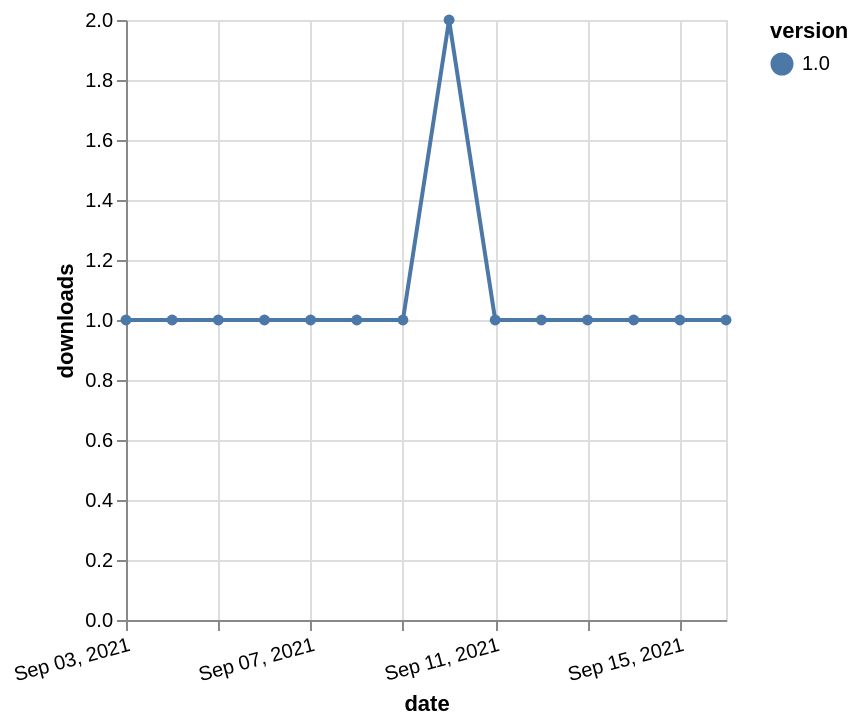

Here is the Vega-Lite specification saved for this chart:
### Vega-Lite specification from a JSON file in a GitHub repository (floating-point values rounded to 4 significant figures)
{"$schema": "https://vega.github.io/schema/vega-lite/v5.json", "description": "A simple bar chart with embedded data.", "data": {"values": [{"date": "2021-09-03", "total": 160, "delta": 1, "version": "1.0"}, {"date": "2021-09-04", "total": 161, "delta": 1, "version": "1.0"}, {"date": "2021-09-05", "total": 162, "delta": 1, "version": "1.0"}, {"date": "2021-09-06", "total": 163, "delta": 1, "version": "1.0"}, {"date": "2021-09-07", "total": 164, "delta": 1, "version": "1.0"}, {"date": "2021-09-08", "total": 165, "delta": 1, "version": "1.0"}, {"date": "2021-09-09", "total": 166, "delta": 1, "version": "1.0"}, {"date": "2021-09-10", "total": 168, "delta": 2, "version": "1.0"}, {"date": "2021-09-11", "total": 169, "delta": 1, "version": "1.0"}, {"date": "2021-09-12", "total": 170, "delta": 1, "version": "1.0"}, {"date": "2021-09-13", "total": 171, "delta": 1, "version": "1.0"}, {"date": "2021-09-14", "total": 172, "delta": 1, "version": "1.0"}, {"date": "2021-09-15", "total": 173, "delta": 1, "version": "1.0"}, {"date": "2021-09-16", "total": 174, "delta": 1, "version": "1.0"}]}, "width": "container", "mark": {"type": "line", "point": {"filled": true}}, "encoding": {"x": {"field": "date", "type": "temporal", "timeUnit": "yearmonthdate", "title": "date", "axis": {"labelAngle": -15}}, "y": {"field": "delta", "type": "quantitative", "title": "downloads"}, "color": {"field": "version", "type": "nominal"}, "tooltip": {"field": "delta"}}}
